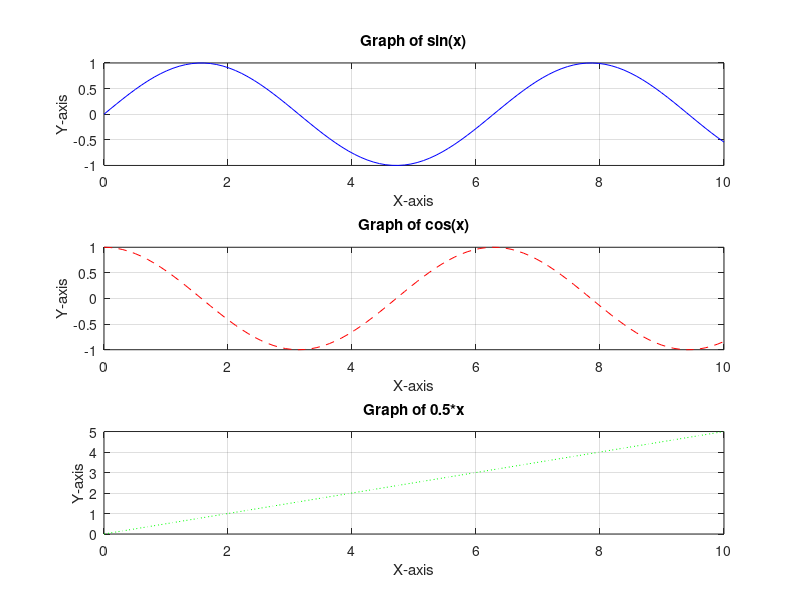

MATLAB code for this plot:
% Generate some sample data
x = linspace(0, 10, 100);  % Create a vector of 100 points from 0 to 10

y1 = sin(x);              % Sine wave
y2 = cos(x);              % Cosine wave
y3 = 0.5 * x;             % Linear function

% Create a 2x2 subplot and plot the first graph (sin(x))
subplot(3, 1, 1);
plot(x, y1, 'b-');  % 'b-' represents blue solid line
xlabel('X-axis');
ylabel('Y-axis');
title('Graph of sin(x)');
grid on;

% Create a 2x2 subplot and plot the second graph (cos(x))
subplot(3, 1, 2);
plot(x, y2, 'r--');  % 'r--' represents red dashed line
xlabel('X-axis');
ylabel('Y-axis');
title('Graph of cos(x)');
grid on;

% Create a 2x2 subplot and plot the third graph (0.5*x))
subplot(3, 1, 3);
plot(x, y3, 'g:');   % 'g:' represents green dotted line
xlabel('X-axis');
ylabel('Y-axis');
title('Graph of 0.5*x');
grid on;
